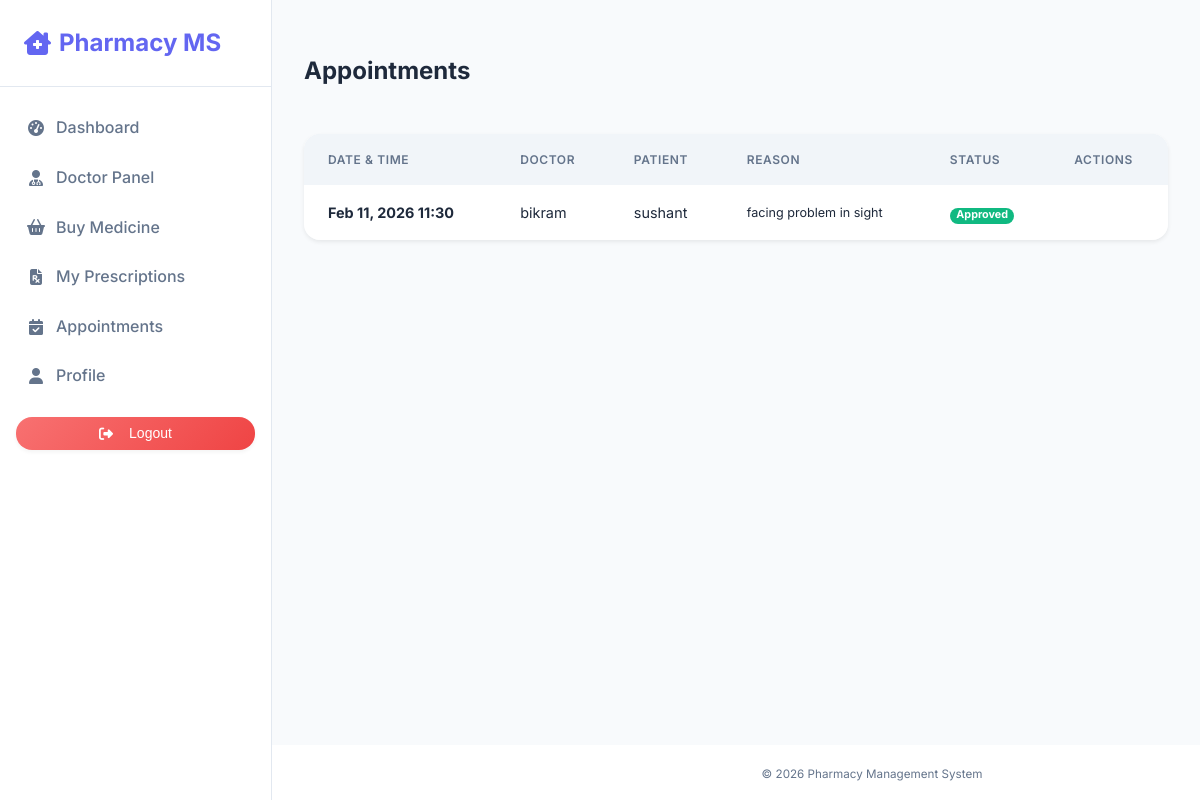
The page /appointments/ (signed in) on the database its author committed.
### pharmacy/models.py (models this page shows, shortened)
class Appointment(models.Model):
    customer = models.ForeignKey(Customer, on_delete=models.CASCADE)
    doctor = models.ForeignKey(Doctor, on_delete=models.CASCADE)
    date = models.DateTimeField()
    reason = models.TextField()
    status = models.CharField(max_length=20, default='Pending', choices=[
        ('Pending', 'Pending'),
        ('Approved', 'Approved'),
        ('Rejected', 'Rejected'),
        ('Completed', 'Completed')
    ])
    created_at = models.DateTimeField(auto_now_add=True)

class Doctor(models.Model):
    user = models.OneToOneField(User, on_delete=models.CASCADE, null=True, blank=True)
    name = models.CharField(max_length=100)
    specialization = models.CharField(max_length=100)
    phone = models.CharField(max_length=20, blank=True)
    email = models.EmailField(blank=True)

class Customer(models.Model):
    user = models.OneToOneField(User, on_delete=models.CASCADE, null=True, blank=True)
    name = models.CharField(max_length=100)
    email = models.EmailField()
    phone = models.CharField(max_length=20)

### pharmacy/views.py (the view)
# urls.py: path('appointments/', views.appointment_list, name='appointment_list'),
@login_required
def appointment_list(request):
    if request.user.is_staff:
        appointments = Appointment.objects.all().order_by('-date')
    elif hasattr(request.user, 'doctor'):
        appointments = Appointment.objects.filter(doctor=request.user.doctor).order_by('-date')
    else:
        customer, created = Customer.objects.get_or_create(
            user=request.user,
            defaults={'name': request.user.username, 'email': request.user.email, 'phone': ''}
        )
        appointments = Appointment.objects.filter(customer=customer).order_by('-date')
    return render(request, 'pharmacy/appointment_list.html', {'appointments': appointments})

### pharmacy/templates/pharmacy/appointment_list.html (shortened to what this page needs)
{% extends 'pharmacy/base.html' %}
{% block content %}
<div class="d-flex justify-content-between align-items-center mb-4">
    <h2>Appointments</h2>
</div>
<div class="card border-0 shadow-sm">
    <div class="card-body p-0">
        <div class="table-responsive">
            <table class="table table-hover align-middle mb-0">
                <thead class="bg-light">
                    <tr>
                        <th class="ps-4 border-0">Date & Time</th>
                        <th class="border-0">Doctor</th>
                        <th class="border-0">Patient</th>
                        <th class="border-0">Reason</th>
                        <th class="border-0">Status</th>
                        {% if user.is_staff or user.doctor %}
                        <th class="pe-4 border-0 text-end">Actions</th>
                        {% endif %}
                    </tr>
                </thead>
                <tbody>
                    {% for appointment in appointments %}
                    <tr>
                        <td class="ps-4 fw-bold">{{ appointment.date|date:"M d, Y H:i" }}</td>
                        <td>{{ appointment.doctor.name }}</td>
                        <td>{{ appointment.customer.name }}</td>
                        <td class="text-muted small">{{ appointment.reason }}</td>
                        <td>
                            {% if appointment.status == 'Pending' %}
                                <span class="badge bg-warning text-dark rounded-pill px-3">Pending</span>
                            {% elif appointment.status == 'Approved' %}
                                <span class="badge bg-success rounded-pill px-3">Approved</span>
                            {% elif appointment.status == 'Rejected' %}
                                <span class="badge bg-danger rounded-pill px-3">Rejected</span>
                            {% else %}
                                <span class="badge bg-secondary rounded-pill px-3">{{ appointment.status }}</span>
                            {% endif %}
                        </td>
                        {% if user.is_staff or user.doctor %}
                        <td class="pe-4 text-end">
                        </td>
                        {% endif %}
                    </tr>
                    {% empty %}
                    <tr><td colspan="{% if user.is_staff or user.doctor %}6{% else %}5{% endif %}" class="text-center py-5 text-muted">No appointments found.</td></tr>
                    {% endfor %}
                </tbody>
            </table>
        </div>
    </div>
</div>
{% endblock %}

### pharmacy/static/pharmacy/style.css (style rules this page uses)
:root { --primary: #6366f1; --primary-dark: #4f46e5; --secondary: #64748b; --success: #10b981; --danger: #ef4444; --warning: #f59e0b; --info: #3b82f6; --light: #f1f5f9; --dark: #0f172a; --bg-body: #f8fafc; --surface: #ffffff; --border: #e2e8f0; --text-main: #1e293b; --text-muted: #64748b; --shadow-sm: 0 1px 3px 0 rgb(0 0 0 / 0.1), 0 1px 2px -1px rgb(0 0 0 / 0.1); --shadow: 0 4px 6px -1px rgb(0 0 0 / 0.1), 0 2px 4px -2px rgb(0 0 0 / 0.1); --shadow-lg: 0 20px 25px -5px rgb(0 0 0 / 0.1), 0 8px 10px -6px rgb(0 0 0 / 0.1); --radius: 1rem; --font-sans: 'Inter', system-ui, -apple-system, sans-serif; --grad-primary: linear-gradient(135deg, #6366f1 0%, #4f46e5 100%); --grad-success: linear-gradient(135deg, #34d399 0%, #10b981 100%); --grad-danger: linear-gradient(135deg, #f87171 0%, #ef4444 100%); --grad-warning: linear-gradient(135deg, #fbbf24 0%, #f59e0b 100%); --grad-info: linear-gradient(135deg, #60a5fa 0%, #3b82f6 100%); }
* { box-sizing: border-box; }
body { font-family: var(--font-sans); background-color: var(--bg-body); background-image: radial-gradient(#cbd5e1 1px, transparent 1px); background-size: 24px 24px; color: var(--text-main); margin: 0; line-height: 1.6; display: flex; flex-direction: column; min-height: 100vh; -webkit-font-smoothing: antialiased; }
.card { background: rgba(255, 255, 255, 0.95); border-radius: var(--radius); box-shadow: var(--shadow); border: 1px solid rgba(255, 255, 255, 0.5); overflow: hidden; margin-bottom: 1.5rem; transition: transform 0.3s ease, box-shadow 0.3s ease; }
.card-body { padding: 1.5rem; }
.table { width: 100%; border-collapse: collapse; font-size: 0.9rem; }
.table th { background-color: var(--light); color: var(--text-muted); font-weight: 600; text-transform: uppercase; font-size: 0.75rem; letter-spacing: 0.05em; padding: 1rem 1.5rem; text-align: left; border-bottom: 1px solid var(--border); }
.table td { padding: 1rem 1.5rem; border-bottom: 1px solid var(--border); color: var(--text-main); vertical-align: middle; }
.table tr:last-child td { border-bottom: none; }
.text-end { text-align: right; }
.text-muted { color: var(--text-muted); }
.fw-bold { font-weight: 700; }
.d-flex { display: flex; }
.justify-content-between { justify-content: space-between; }
.align-items-center { align-items: center; }
.mb-0 { margin-bottom: 0 !important; }
.mb-4 { margin-bottom: 1.5rem !important; }
.p-0 { padding: 0 !important; }
.badge { display: inline-block; padding: 0.25em 0.6em; font-size: 0.75em; font-weight: 700; line-height: 1; text-align: center; white-space: nowrap; vertical-align: baseline; border-radius: 0.25rem; }
.bg-success { background-color: var(--success); color: #fff; }
.bg-light { background-color: var(--light); color: var(--text-main); }
.rounded-pill { border-radius: 50rem !important; }
.shadow-sm { box-shadow: 0 .125rem .25rem rgba(0,0,0,.075) !important; }
.border-0 { border: 0 !important; }
.ps-4 { padding-left: 1.5rem !important; }
.pe-4 { padding-right: 1.5rem !important; }
.small { font-size: 0.875em; }

### rows shown on the page
Appointment: date "Feb 11, 2026 11:30", doctor.name "bikram", customer.name "sushant", reason "facing problem in sight", status "Approved"
